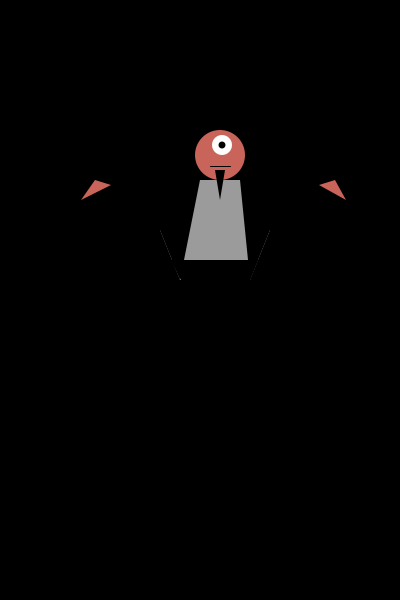
Frame 1 (no input)
Frame 60 (the mouse pressed at the canvas centre just before this capture): identical to frame 1, image omitted
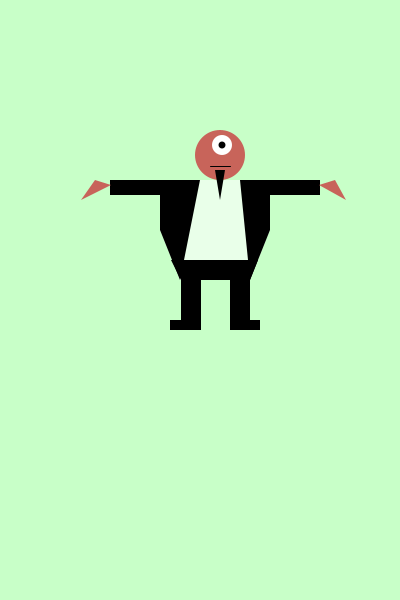
Frame 120 (the mouse held since frame 60 and released just before this capture)

The Processing sketch that drew these frames (run headless with seeded random() and noise(); from frame 60 on, the mouse is pressed at the canvas centre):

// Processing sketch: processing_24978
// ── processing_24978.pde

int y = 100;
int x = 100;

void setup() {
size (400, 600);
smooth();
}

void draw() {
  
background (mouseX, mouseY, mouseX, mouseY);

fill (200, 100, 90);
noStroke ();
ellipse (x + 120,y + 55,50,50);
stroke (1);
line(210, 166, 230, 166);
fill(255, 155);
noStroke ();
beginShape ();  
vertex (270, 180);
vertex (270, 230);
vertex (250, 280);
vertex (180, 280);
vertex (160, 230);
vertex (160, 180);
endShape ();

fill (0, 0, 0);
beginShape();
vertex (250, 280);
vertex (258, 260);
vertex (171, 260);
vertex (181, 280);
endShape ();

beginShape ();
vertex (200, 180);
vertex (180, 280);
vertex (160, 230);
vertex (160, 180);
endShape ();

beginShape ();
vertex (270, 180);
vertex (270, 230);
vertex (250, 280);
vertex (240, 180);
endShape ();


rect(x + 81, y + 180, 20, 50);
rect(x + 130, y + 180, 20, 50);
rect(x + 10, y + 80, 50, 15);
rect(x + 170, y + 80, 50, 15);
rect(x + 130, y + 220, 30, 10);
rect(x + 70, y + 220, 30, 10);

triangle (x +120, y + 100,x + 115, y + 70,x + 125,y + 70);

fill (200, 100, 90);
triangle(x - 5,y + 80,x - 19,y + 100,x + 11,y + 85);
triangle(x + 235,y + 80,x + 219,y + 85,x + 246,y + 100);

fill (255, 255, 255);
ellipse (x + 122, y + 45, 20, 20);
fill (0, 0, 0);
ellipse (x + 122, y + 45, 7, 7);


}
